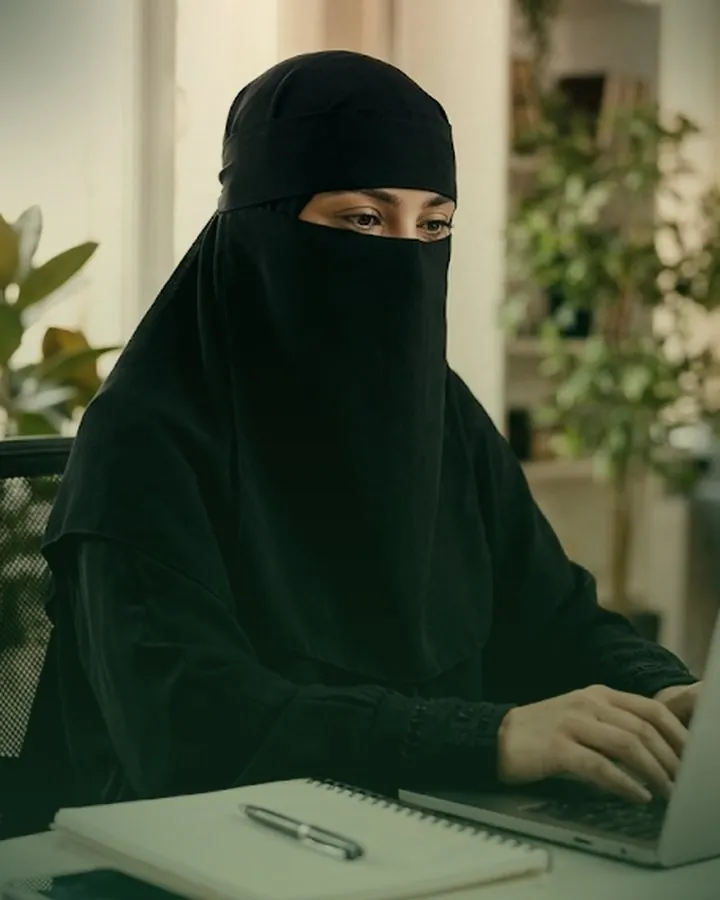
#> input picture img/dr-hafsa-patel.webp, 720 x 900 px, found by its file name
$ python make_share_image.py
#> lines starting #> are read from the running program, lines starting #| are printed output that depends on the picture; after the words box and inside, x2 and y2 are one past the last pixel; in counts of white or black regions, pixels touching at a corner belong together
"""Draws img/share.jpg, the 1200x630 image shown in WhatsApp / Facebook / Google link previews.
Run from the project folder:  python content/make_share_image.py
"""
import math
from PIL import Image, ImageDraw, ImageFont, ImageFilter

W, H = 1200, 630
GREEN_900 = (18, 64, 34)
GREEN_700 = (30, 107, 47)
GOLD = (214, 166, 83)
CREAM = (250, 246, 236)
CREAM_GOLD = (243, 227, 181)
F = 'C:/Windows/Fonts/'

img = Image.new('RGB', (W, H), GREEN_900)
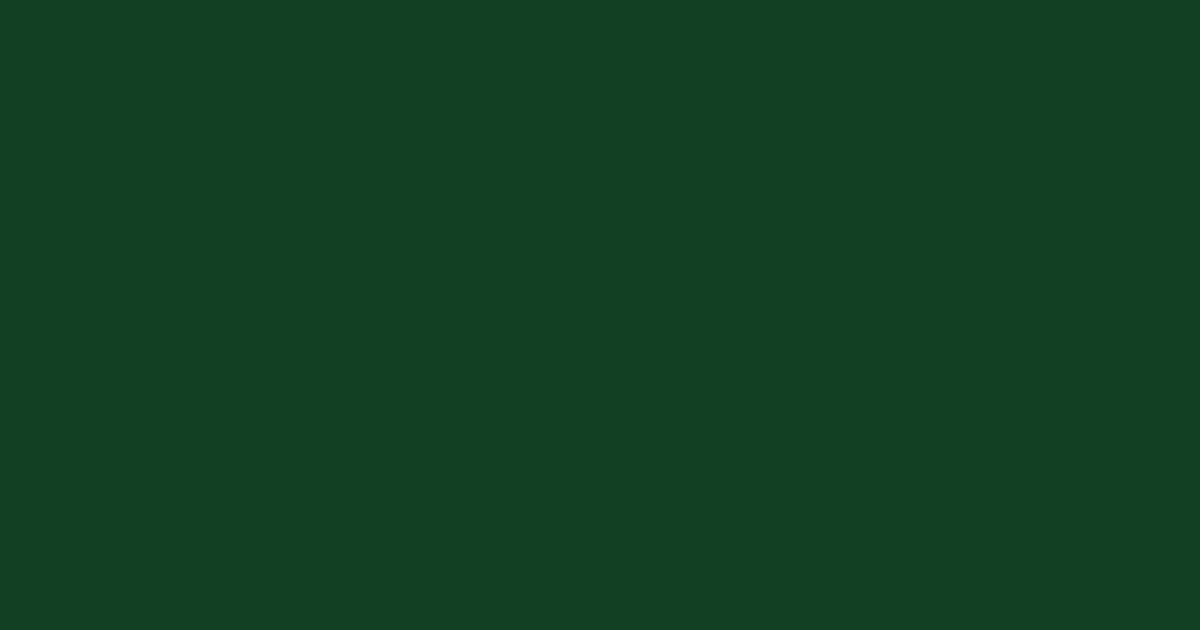
#> img: PIL image 1200x630 RGB; mean R, G, B 18, 64, 34

# soft light glow behind the text
glow = Image.new('L', (W, H), 0)
#> glow: PIL image 1200x630 L; every value is 0
ImageDraw.Draw(glow).ellipse((-200, -260, 760, 520), fill=90)
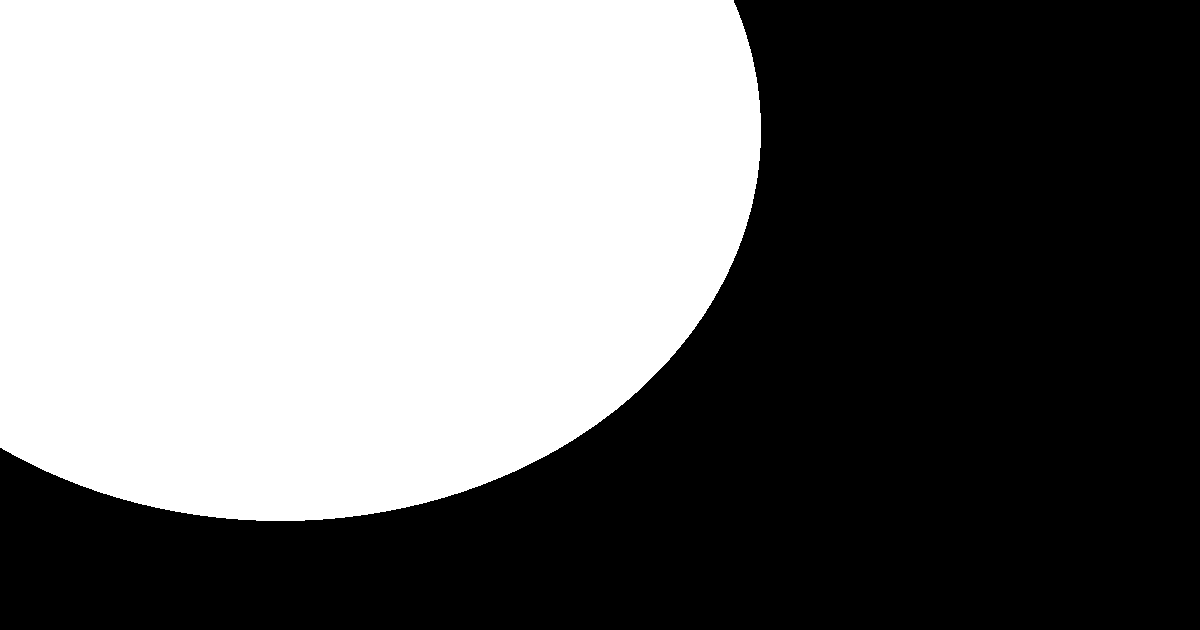
#> glow: PIL image 1200x630 L; values 0 (black) and 90 (white), 46.1% white; 1 white region, box (x1, y1, x2, y2) and area: (0, 0, 761, 521) 348400
glow = glow.filter(ImageFilter.GaussianBlur(120))
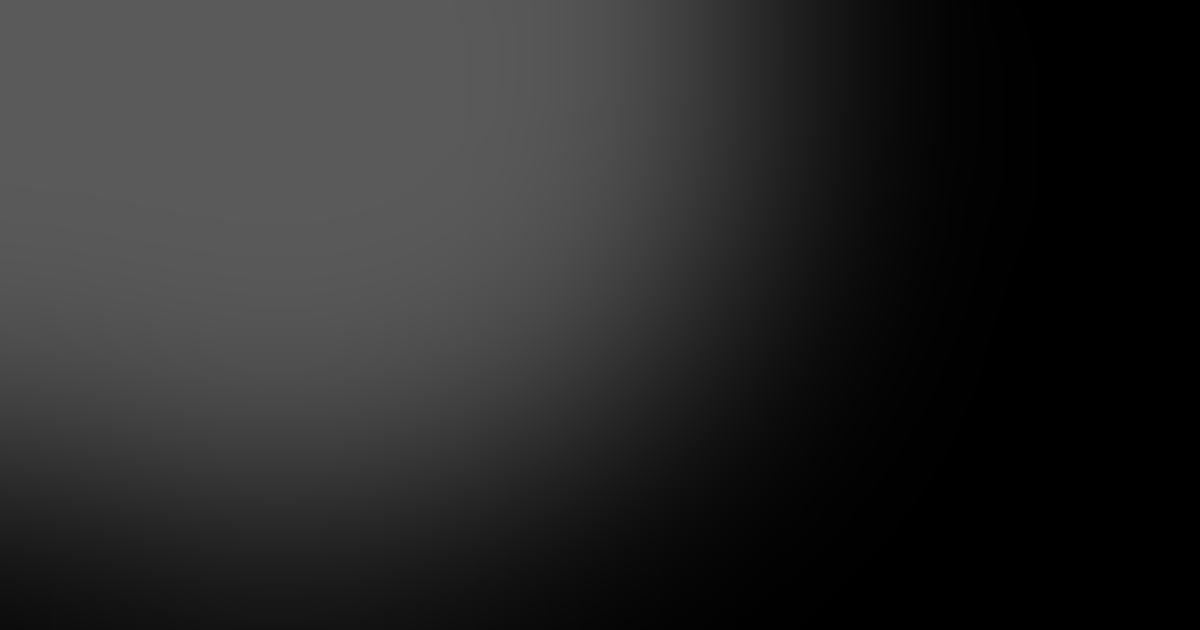
#> glow: PIL image 1200x630 L; min 0, max 90, mean 40.9
img.paste(Image.new('RGB', (W, H), GREEN_700), (0, 0), glow)

# faint gold eight-point-star pattern
pat = Image.new('RGBA', (W, H), (0, 0, 0, 0))
#> pat: PIL image 1200x630 RGBA; every value is 0
pd = ImageDraw.Draw(pat)
step = 90
for gx in range(-step, W + step, step):
    for gy in range(-step, H + step, step):
        cx, cy, r = gx + step / 2, gy + step / 2, 26
        sq1 = [(cx + r * math.cos(math.radians(a)), cy + r * math.sin(math.radians(a))) for a in (45, 135, 225, 315)]
        sq2 = [(cx + r * math.cos(math.radians(a)), cy + r * math.sin(math.radians(a))) for a in (0, 90, 180, 270)]
        pd.polygon(sq1, outline=GOLD + (38,), width=2)
        pd.polygon(sq2, outline=GOLD + (38,), width=2)
img.paste(pat, (0, 0), pat)
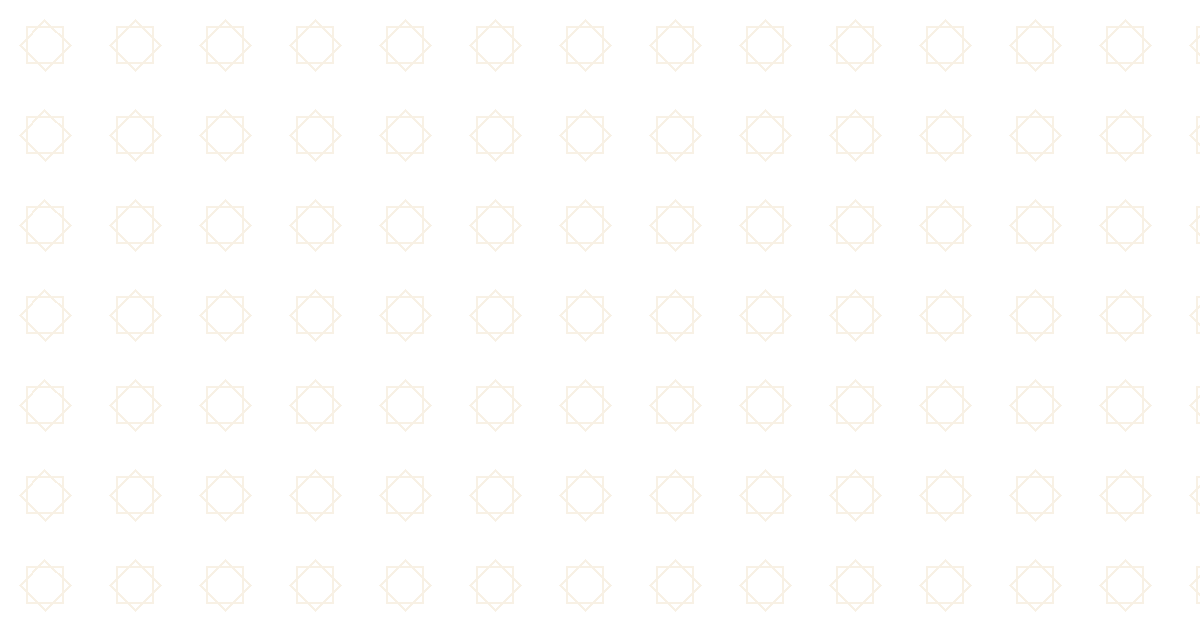
#> pat: PIL image 1200x630 RGBA; mean R, G, B, A 14.2, 11, 5.5, 2.5; transparent parts drawn white
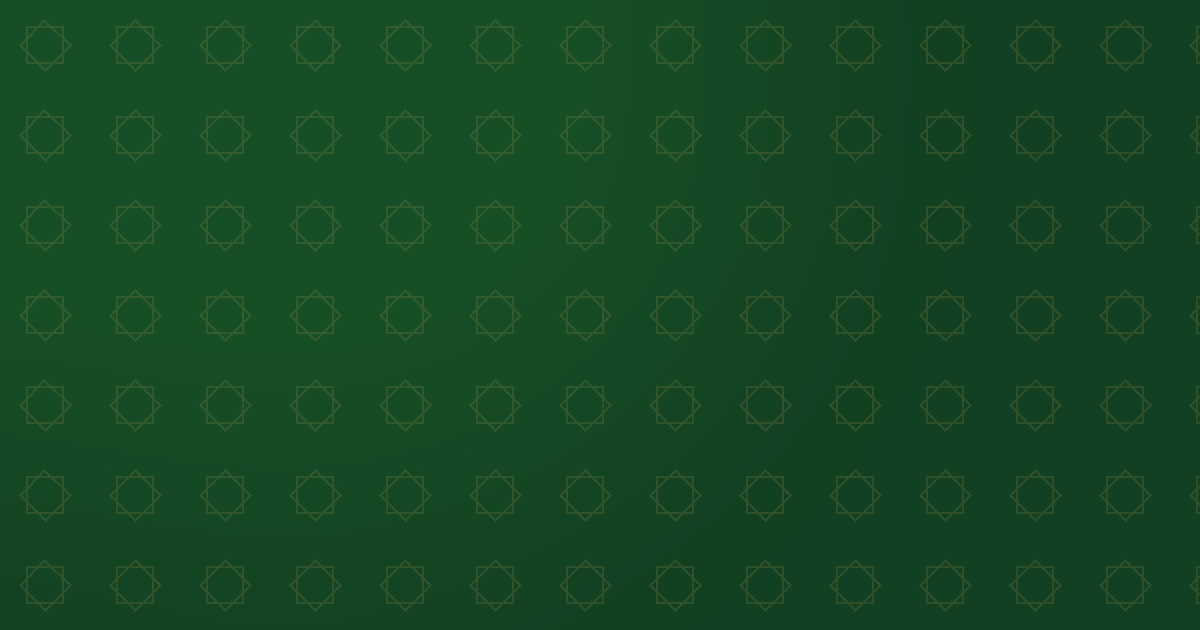
#> img: PIL image 1200x630 RGB; mean R, G, B 21.8, 71.8, 36.6

d = ImageDraw.Draw(img)

# gold frame
d.rectangle((18, 18, W - 19, H - 19), outline=GOLD, width=3)

# arched portrait on the right
pw, ph = 330, 450
px, py = W - pw - 80, (H - ph) // 2 + 6
portrait = Image.open('img/dr-hafsa-patel.webp').convert('RGB')
#> portrait is the input picture: PIL image 720x900 RGB; mean R, G, B 77.4, 85.1, 63.5
scale = max(pw / portrait.width, ph / portrait.height)
#> scale = 0.5
portrait = portrait.resize((round(portrait.width * scale), round(portrait.height * scale)), Image.LANCZOS)
#> portrait: PIL image 360x450 RGB
ox = (portrait.width - pw) // 2
#> ox = 15
oy = int((portrait.height - ph) * 0.2)
#> oy = 0
portrait = portrait.crop((ox, oy, ox + pw, oy + ph))
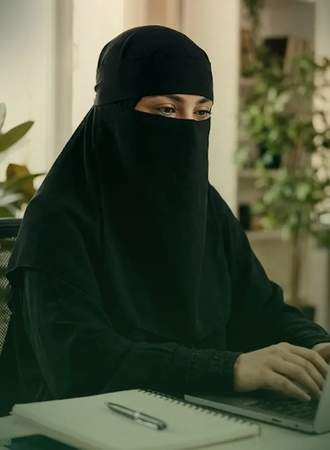
#> portrait: PIL image 330x450 RGB; mean R, G, B 75, 83, 62
mask = Image.new('L', (pw, ph), 0)
#> mask: PIL image 330x450 L; every value is 0
md = ImageDraw.Draw(mask)
md.ellipse((0, 0, pw, pw), fill=255)
md.rectangle((0, pw // 2, pw, ph), fill=255)
# outer gold arch + cream gap
for pad, col in ((14, GOLD), (9, GREEN_900), (5, GOLD)):
    d.ellipse((px - pad, py - pad, px + pw + pad, py + pw + pad), fill=col)
    d.rectangle((px - pad, py + pw // 2, px + pw + pad, py + ph + pad), fill=col)
img.paste(portrait, (px, py), mask)
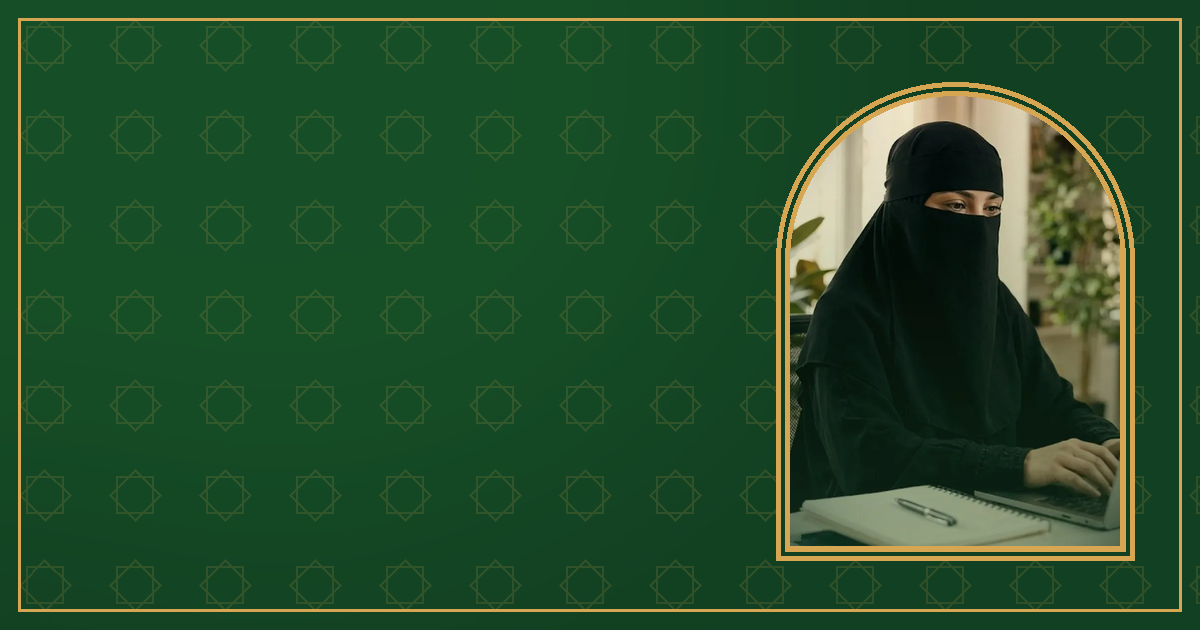
#> img: PIL image 1200x630 RGB; mean R, G, B 37, 77.2, 42.1

# logo tile
#> (the run stopped early here; a loop or call above may not have finished)

$ run again, with img/general-opd.webp copied over img/dr-hafsa-patel.webp
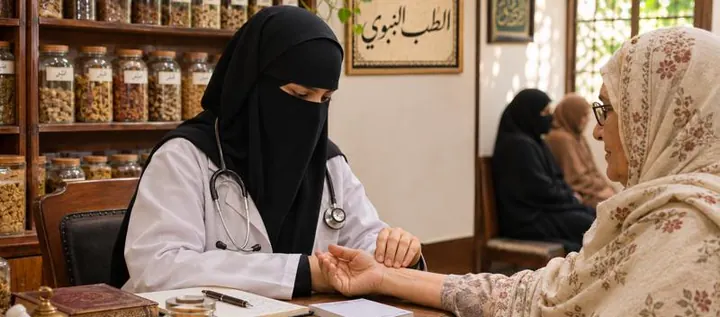
#> input picture img/general-opd.webp, 720 x 317 px, found by its file name
#> portrait is the input picture: PIL image 720x317 RGB; mean R, G, B 135.3, 111.2, 92.7
#> `portrait = portrait.crop((ox, oy, ox + pw, oy + ph))`:
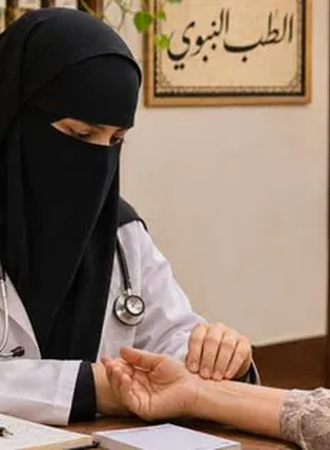
#> portrait: PIL image 330x450 RGB; mean R, G, B 139, 118.6, 103.5
#> mask: PIL image 330x450 L; every value is 0
#> `img.paste(portrait, (px, py), mask)`:
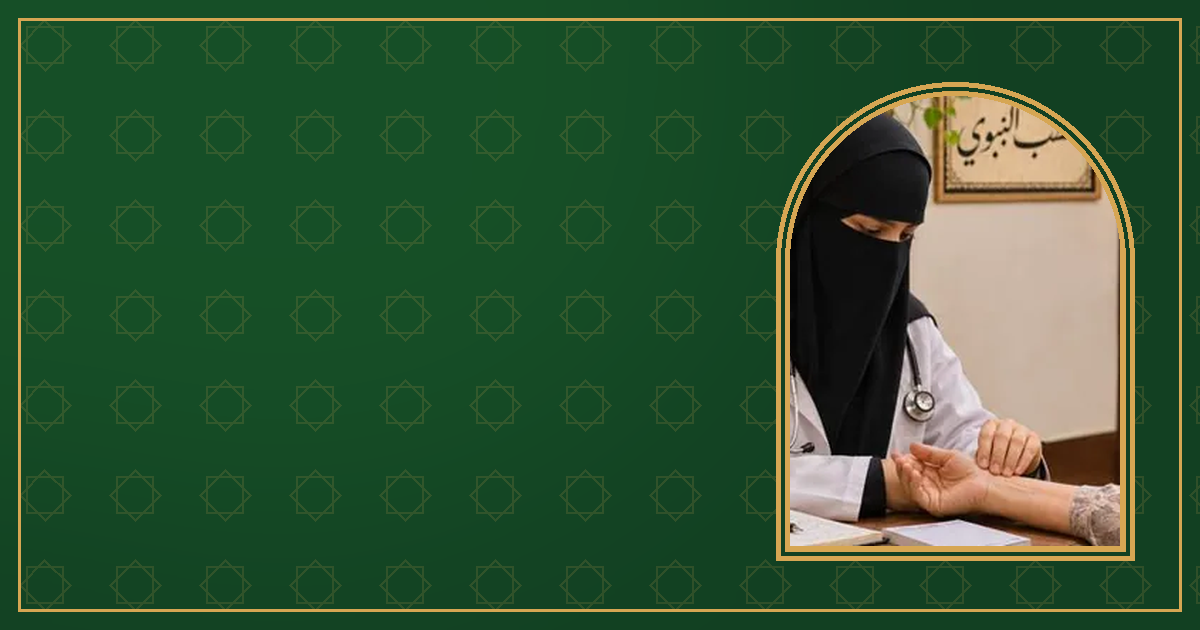
#> img: PIL image 1200x630 RGB; mean R, G, B 50.2, 85, 51

$ run again, with img/hijama-cupping.webp copied over img/dr-hafsa-patel.webp
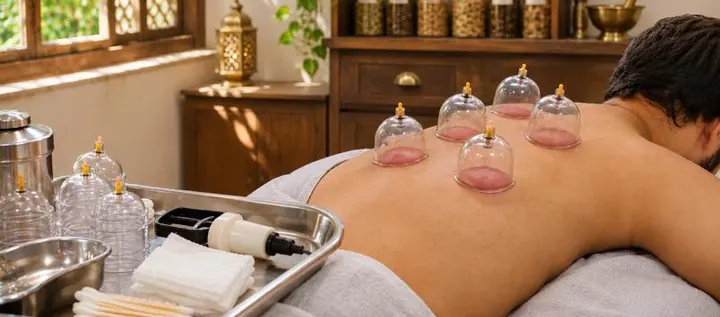
#> input picture img/hijama-cupping.webp, 720 x 317 px, found by its file name
#> portrait is the input picture: PIL image 720x317 RGB; mean R, G, B 154.6, 118.9, 89.5
#> mask: PIL image 330x450 L; every value is 0
#> `img.paste(portrait, (px, py), mask)`:
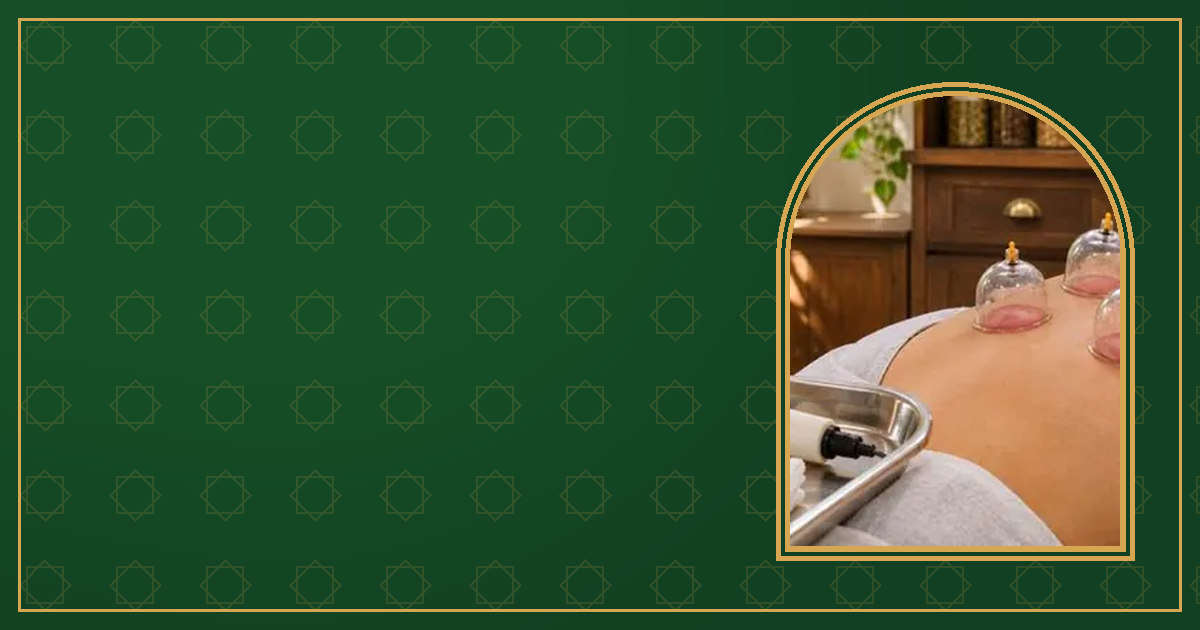
#> img: PIL image 1200x630 RGB; mean R, G, B 52.6, 84.3, 47.7
